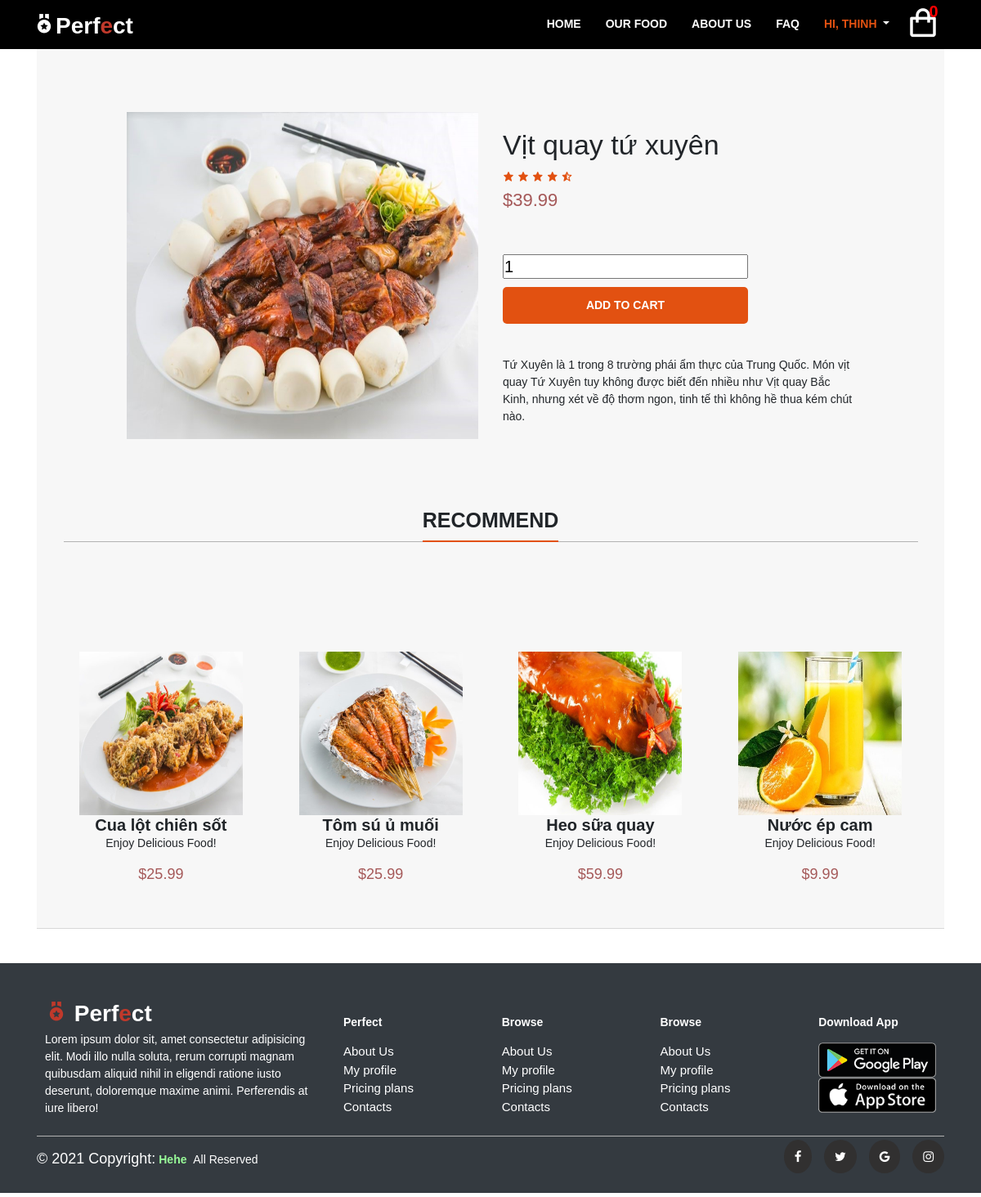
The app's page /users/main_profile.php?page=product&id=1 (signed in) with its own data.
### tables this page shows
CREATE TABLE `users` (
  `user_id` int(10) primary key not null auto_increment,
  `name` varchar(100) not null,
  `username` varchar(45) not null,
  `email` varchar(100) not null,
  `password` varchar(100) not null,
  `phone` varchar(13),
  `address1` varchar(300),
  `address2` varchar(200),
  `create_at` datetime default CURRENT_TIMESTAMP
);

CREATE TABLE IF NOT EXISTS `products` (
	`id` int(10) primary key AUTO_INCREMENT not null,
	`name` varchar(200) NOT NULL,
	`desc` text NOT NULL,
	`price` decimal(7,2) NOT NULL,
	`rrp` decimal(7,2) NOT NULL DEFAULT '0.00',
	`quantity` int(11) NOT NULL,
	`img` text NOT NULL,
	`date_added` datetime NOT NULL DEFAULT CURRENT_TIMESTAMP
);

### users/main_profile.php (called while the page is built, shortened)
<?php
include 'config.php';
$page = isset($_GET['page']) &&
file_exists($_GET['page'] . '.php') ? $_GET['page'] : 'profile';
include $page . '.php';
?>

### users/userclass.php (called while the page is built, shortened)
<?php
class UserClass {
    public function userDetails($id) {
        try {
            $pdo = pdo_connect_mysql();
            $stmt = $pdo->prepare("SELECT username, name, email FROM users WHERE user_id=:id");
            $stmt->bindParam("id", $id, PDO::PARAM_INT);
            $stmt->execute();
            $data = $stmt->fetch(PDO::FETCH_OBJ);
            return $data;
        } catch (PDOException $e) {
            echo '{"error":{"text":' . $e->getMessage() . '}}';
        }
    }
}
?>

### users/config.php (called while the page is built, shortened)
<?php
$num_in_cart = isset($_SESSION['cart']) ? count($_SESSION['cart']) : 0;
$year = date('Y');
?>

### users/product.php (the view, shortened to what this page needs)
<?php
include('session.php');
$userDetails = $userClass->userDetails($session_userId);
$stmt = $pdo ->prepare('SELECT * FROM products order by RAND() LIMIT 4');
$stmt->execute();
$four_products = $stmt->fetchAll(PDO::FETCH_ASSOC);
if (isset($_GET['id'])) {
    $stmt = $pdo->prepare('SELECT * FROM products WHERE id = ?');
    $stmt->execute([$_GET['id']]);
    $product = $stmt->fetch(PDO::FETCH_ASSOC);
} else {
    exit('Product does not exist!');
}
?>
<!DOCTYPE html>
<html lang="en">
<head>
    <link rel="stylesheet" href="https://maxcdn.bootstrapcdn.com/bootstrap/4.5.0/css/bootstrap.min.css">
    <link rel="stylesheet" href="https://cdnjs.cloudflare.com/ajax/libs/font-awesome/4.7.0/css/font-awesome.min.css">
    <link href='https://unpkg.com/boxicons@2.0.7/css/boxicons.min.css' rel='stylesheet'>
    <link rel="stylesheet" href="../css/style.css">
</head>
<body>
<div class = "nav-wrapper" id = "navbar_top">
    <div class = "container1">
        <div class = "nav">
            <a href = "main_profile.php" class = "logo">
                <i class='bx bxs-medal bx-tada' ></i>Perf<span class = "main-color">e</span>ct
            </a>
            <div class = "responsive">
                <ul class = "nav-menu" id = "nav-menu">
                    <li><a href = "main_profile.php">Home</a></li>
                    <li><a href = "main_profile.php?page=products#gallery">Our Food</a></li>
                    <li><a href = "#">About Us</a></li>
                    <li><a href = "#">FAQ</a></li>
                    <li>
                    <a href = "#" class = "dropdown-toggle profile" data-toggle = "dropdown">
                            <span class = "show-user"><?php echo "Hi, ".$userDetails->name; ?></span>
                        </a>
                    </li>
                </ul>
                <a href = "main_profile.php?page=cart" class = "cart"><i class='bx bx-shopping-bag'></i>
                <sup><span style = "font-size: 20px;">
                    <?php echo "$num_in_cart"?>
                </span></sup>
                </a>
            </div>
        </div>
    </div>
</div>
<div class="product content-wrapper">
    <div class = "container  pt-5 pb-5">
        <div class = "card-header">
        <div class = "row pt-5 pb-5">
            <div class = "col-xl-1 col-lg-1 col-md-1 col-sm-1  col-xs-12 col-12">
            </div>
            <div class = "col-xl-5 col-lg-5 col-md-5 col-sm-5  col-xs-12 col-12 text-center pt-5 pb-5">
                <img src="../images/<?=$product['img']?>" alt="<?=$product['name']?>" width = "400px" height = "400px">
            </div>
            <div class = "col-xl-5 col-lg-5 col-md-5 col-sm-5 col-xs-12 col-12 pt-5">
                <h1 class="name"><?=$product['name']?></h1>
                <span style = "color: #e25111"><i class = "bx bxs-star"></i>&nbsp;<i class = "bx bxs-star"></i>&nbsp;<i class = "bx bxs-star"></i>&nbsp;<i class = "bx bxs-star"></i>&nbsp;<i class = "bx bxs-star-half"></i></span>
                <span class="price">
                    &dollar;<?=$product['price']?>
                </span>
                <form action="main_profile.php?page=cart" method="post">
                    <input type="number" name="quantity" value="1" min="1" max="<?=$product['quantity']?>" placeholder="Quantity" required>
                    <input type="submit" value="Add To Cart">
                </form>
                <div class="description">
                    <?=$product['desc']?>
                </div>
            </div>
            <div class = "col-xl-1 col-lg-1 col-md-1 col-sm-1 col-xs-12 col-12">
            </div>
        </div>
        <section id = "gallery">
        <div class = "container">
        <div class = "row pb-5">
            <div class = "col text-center">
                <h2 class = "heading">Recommend</h2>
                <hr class = "heading-space">
            </div>
        </div>
        <div class = "row pt-5 pb-5">
            <?php foreach ($four_products as $product): ?>
            <div class = "col-xl-3 col-lg-3 col-md-3 col-sm-3 col-6 text-center">
                <div class = "container">
                <div class = "item-food">
                        <div class = "image">
                            <a href = "main_profile.php?page=product&id=<?=$product['id']?>">
                                <img src="../images/<?=$product['img']?>" alt="<?=$product['name']?>" width = "200" height = "200">
                            </a>
                        </div>
                        <a href = "main_profile.php?page=product&id=<?=$product['id']?>"><h3><?=$product['name']?></h3></a>
                        <p>Enjoy Delicious Food!</p>
                    </div>
                    <span style = "font-size:18px; color: rgb(165, 89, 89);">&dollar;<?=$product['price'] ?></span>
                </div>
            </div>
            <?php endforeach; ?>
        </div>
        </div>
        </section>
        </div>
    </div>
</div>
<div class = "footer bg-dark">
    <div class = "container bg-dark pt-5">
        <div class = "row">
            <div class = "col-xl-4 col-lg-3 col-md-6 col-sm-12 text-white">
                <div class = "content">
                    <a href = "#" class = "logo">
                        <i class = "bx bxs-medal bx-tada main-color"></i>
                        Perf<span class = "main-color">e</span>ct
                    </a>
                    <p>Lorem ipsum dolor sit, amet
                         consectetur adipisicing elit. Modi illo nulla soluta,
                         rerum corrupti magnam quibusdam aliquid nihil
                         in eligendi ratione iusto deserunt, doloremque
                         maxime animi. Perferendis at iure libero!</p>
                </div>
            </div>
            <div class = "col-xl-8 col-lg-9 col-md-6 col-sm-12 pl-0 text-white">
                <div class = "row">
                    <div class = "col-xl-3 col-lg-3 col-md-6 col-sm-6">
                        <div class = "content">
                            <p><b>Perfect</b></p>
                            <ul class = "footer-menu">
                                <li><a href = "#">About Us</a></li>
                                <li><a href = "#">My profile</a></li>
                                <li><a href = "#">Pricing plans</a></li>
                                <li><a href = "#">Contacts</a></li>
                            </ul>
                        </div>
                    </div>
                    <div class = "col-xl-3 col-lg-3 col-md-6 col-sm-6">
                        <div class = "content">
                            <p><b>Browse</b></p>
                            <ul class = "footer-menu">
                                <li><a href = "#">About Us</a></li>
                                <li><a href = "#">My profile</a></li>
                                <li><a href = "#">Pricing plans</a></li>
                                <li><a href = "#">Contacts</a></li>
                            </ul>
                        </div>
                    </div>
                    <div class = "col-xl-3 col-lg-3 col-md-6 col-sm-6">
                        <div class = "content">
                            <p><b>Browse</b></p>
                            <ul class = "footer-menu">
                                <li><a href = "#">About Us</a></li>
                                <li><a href = "#">My profile</a></li>
                                <li><a href = "#">Pricing plans</a></li>
                                <li><a href = "#">Contacts</a></li>
                            </ul>
                        </div>
                    </div>
                    <div class = "col-xl-3 col-lg-3 col-md-6 col-sm-6">
                        <div class = "content">
                            <p><b>Download App</b></p>
                            <ul class = "footer-menu">
                                <li><a href = "#"><img src = "../images/google-play.png"></a></li>
                                <li><a href = "#"><img src = "../images/app-store.png"></a></li>
                            </ul>
                        </div>
                    </div>
                </div>
            </div>
        </div>
        <hr style = "color: white; width: 100%;">
        <div class = "row copyright">
            <div class = "col-6 col-xl-6 col-lg-6 col-md-6 col-sm-6 text-white pt-3 pb-3">
                <p><a href = "#" style = "color: white; font-size: 18px;">© <?php echo "$year" ?> Copyright:</a>
                    <span style = "font-weight: 600"><a href = "#" style = "color: palegreen">Hehe</a></span>
                    &nbsp;All Reserved
                </p>
            </div>
            <div class = "col-6 col-xl-6 col-lg-6 col-md-6 col-sm-6 icon-head text-white pt-3 pb-3">
                <a href = "#"><span class = "social-item"><i class = "fa fa-facebook"></i></span></a>
                <a href = "#"><span class = "social-item"><i class = "fa fa-twitter"></i></span></a>
                <a href = "#"><span class = "social-item"><i class = "fa fa-google"></i></span></a>
                <a href = "#"><span class = "social-item"><i class = "fa fa-instagram"></i></span></a>
            </div>
        </div>
        </div>
</div>
</body>
</html>

### css/style.css (style rules this page uses)
:root { --main-color: #c0392b; --body-bg: #181616; --text-color: #ffffff; --nav-height: 60px; --space-top: 30px; }
* { padding: 0; margin: 0; box-sizing: border-box; }
html { font-size: 14px; scroll-behavior: smooth; }
body { font-family: "Cario", sans-serif; }
a { text-decoration: none; color: unset; }
img { width: 100%; }
.main-color { color: var(--main-color); }
.nav-wrapper { position: fixed; left: 0; width: 100%; z-index: 99; background-color: #000000; padding: 0 40px; margin: auto; }
.responsive { display: flex; }
.cart { font-size: 3rem; font-weight: 900; margin-right: 10px; position: relative; }
.cart span { display: inline-block; text-align: center; color: red; font-size: 12px; line-height: 16px; width: 16px; height: 16px; font-weight: bold; position: absolute; top: 5px; right: 0; }
.nav { display: flex; align-items: center; justify-content: space-between; color: var(--text-color); height: var(--nav-height); }
.nav a { color: var(--text-color); }
.logo { font-size: 2rem; font-weight: 900; }
.nav-menu { list-style-type: none; display: flex; align-items: center; padding: 0 20px; margin-top: 10px; }
.nav-menu li ~ li { margin-left: 30px; }
.nav-menu a { text-transform: uppercase; font-weight: 700; }
.show-user { color: #e25111; }
h2, h3 { margin: 0; }
h2 { font-size: 25px; }
h3 { font-size: 20px; }
p { font-size: 14px; }
.heading-space { margin-bottom: 50px; }
.heading { text-transform: uppercase; font-weight: bold; border-bottom: 2px solid #e25111; padding-bottom: 10px; display: inline-block; }
hr { border-color: #b2b2b2; margin: -1px 0 0; }
.image { overflow: hidden; position: relative; width: 100%; }
#gallery h3 { font-weight: bold; }
#gallery .image img { width: 200px; height: 200px; }
#gallery .image img, #gallery .image { position: relative; overflow: hidden; cursor: pointer; transition: transform 0.3s linear; }
.footer { margin-bottom: 5px; position: relative; width: 100%; font-size: 15px; }
.footer a.logo { margin-top: -1.5rem; display: block; }
.footer-menu { list-style-type: none; }
.footer-menu a { display: inline-block; transition: transform .2s ease-in-out; }
.footer .content { margin-top: 10px; padding: 10px; }
.social-item { padding: 2% 3%; border: 1px solid transparent; padding: 2% 2.2%; margin-left: 2%; border-radius: 100%; background-color: rgb(49, 48, 48); }
.icon-head { text-align: right; margin-top: 0px; }

### users/product.php (style rules this page uses)
.product h1 { font-size: 34px; font-weight: normal; margin: 0; padding: 20px 0 10px 0; }
.product .price { display: block; font-size: 22px; color: rgb(165, 89, 89); }
.product form { margin: 40px 0; }
.product form input[type = "number"] { width: 300px; height: 30px; margin: 10px 0; font-size: 20px; }
.product form input[type = "submit"] { background: #e25111; border: 0; color: white; width: 300px; padding: 12px 0; text-transform: uppercase; font-size: 14px; font-weight: bold; cursor: pointer; border-radius: 5px; }

### records on screen
users: name "THINH"
products: img (picture), name "Vịt quay tứ xuyên", price "39.99", desc "Tứ Xuyên là 1 trong 8 trường phái ẩm thực của Trung Quốc. Món vịt quay Tứ Xuyên tuy không được biết đến nhiều như Vịt quay Bắc Kinh, nhưng xét về độ thơm ngon, tinh tế thì không hề thua kém chút nào."
products: img (picture), name "Cua lột chiên sốt", price "25.99"
products: img (picture), name "Tôm sú ủ muối", price "25.99"
products: img (picture), name "Heo sữa quay", price "59.99"
products: img (picture), name "Nước ép cam", price "9.99"

### other values on screen
$num_in_cart "0"
$year "2021"
